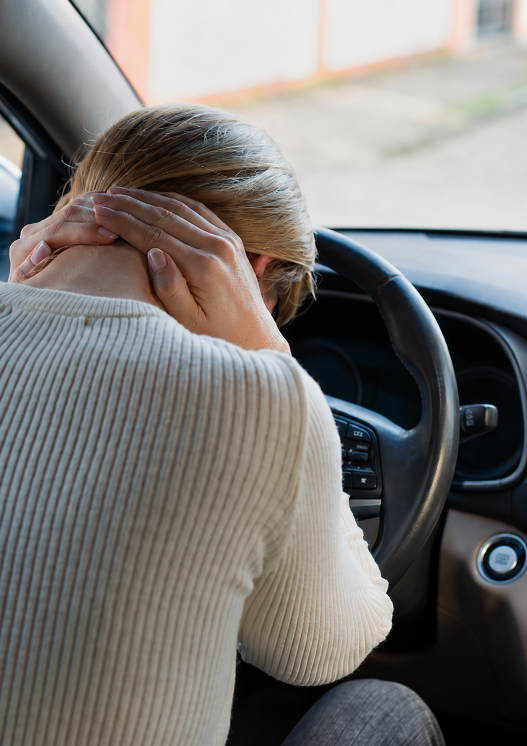
#> input picture images/auto-injury0relief.png, 1054 x 1492 px (shown at 1/2 size)
$ python build-card-images.py
#> lines starting #> are read from the running program, lines starting #| are printed output that depends on the picture
"""Derive homepage card artwork from the Figma photo exports in /images.

The exports already sit close to the target aspect ratios, so this mostly
normalises them to two sizes and converts to WebP -- the PNG originals are
~2MB each, which is far too heavy to ship. Portrait crops feed the service
accordion; landscape crops feed the three "why choose us" cards.

Run after adding or replacing an export:  python3 scripts/build-card-images.py
"""

from pathlib import Path

from PIL import Image

ROOT = Path(__file__).resolve().parent.parent
OUT = ROOT / "public/images/cards"

PORTRAIT = (900, 1240)
LANDSCAPE = (1200, 780)

# output name, source (relative to repo root), output size, focal point
CARDS = [
    ("auto-injury", "images/auto-injury0relief.png", PORTRAIT, (0.5, 0.5)),
    ("knee-pain", "images/knee-pain-care-2.png", PORTRAIT, (0.5, 0.5)),
    ("neuropathy", "images/neuropathy-care.png", PORTRAIT, (0.5, 0.5)),
    ("spinal-decompression", "images/spinal-decompression.png", PORTRAIT, (0.5, 0.5)),
    ("comprehensive-care", "images/comprehensive-pain-relief.png", LANDSCAPE, (0.5, 0.5)),
    ("non-surgical", "images/non-surgical-solutions.png", LANDSCAPE, (0.5, 0.5)),
    ("care-team", "images/experienced-and-compassionate-team.png", LANDSCAPE, (0.5, 0.5)),
]

# Full-bleed section backgrounds keep their native aspect ratio -- the section
# box is sized from it -- so these are re-encoded rather than cropped.
BANNERS = [
    ("restore-banner", "images/restore-revive-reclaim-your-health-banner-bg.png", 2132),
]


def cover(im: Image.Image, size: tuple[int, int], focus: tuple[float, float]) -> Image.Image:
    """Scale to fill `size`, then crop around the focal point."""
    target_w, target_h = size
    scale = max(target_w / im.width, target_h / im.height)
    im = im.resize((round(im.width * scale), round(im.height * scale)), Image.LANCZOS)
    left = min(max(round(im.width * focus[0] - target_w / 2), 0), im.width - target_w)
    top = min(max(round(im.height * focus[1] - target_h / 2), 0), im.height - target_h)
    return im.crop((left, top, left + target_w, top + target_h))


def main() -> None:
    OUT.mkdir(parents=True, exist_ok=True)
    for name, rel, size, focus in CARDS:
        src = ROOT / rel
        im = Image.open(src).convert("RGB")
#> im is the input picture: PIL image 1054x1492 RGB; mean R, G, B 120.8, 118.1, 115.4
        dest = OUT / f"{name}.webp"
        cover(im, size, focus).save(dest, quality=86, method=6)
#> in cover, `return im.crop((left, top, left + target_w, top + target_h))`:
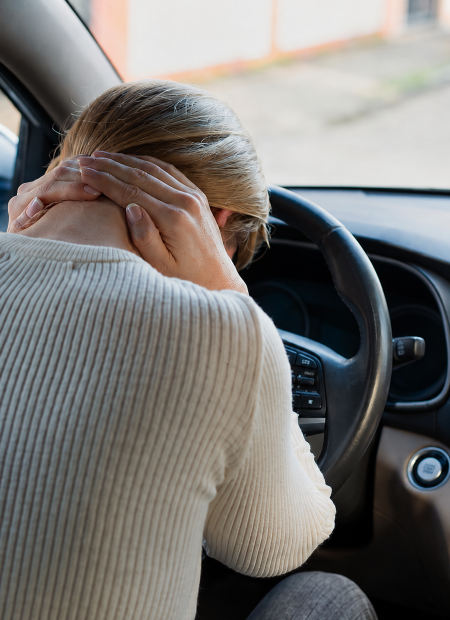
#> returned value: PIL image 900x1240 RGB (shown at 1/2 size); mean R, G, B 120.2, 117.5, 114.8
        print(
            f"{name:22} {im.width}x{im.height} -> {size[0]}x{size[1]}"
            f"  {src.stat().st_size // 1024}KB -> {dest.stat().st_size // 1024}KB"
        )
#| auto-injury            1054x1492 -> 900x1240  1870KB -> 91KB
#> pass 2 of the loop in main, `for name, rel, size, focus in CARDS:`:
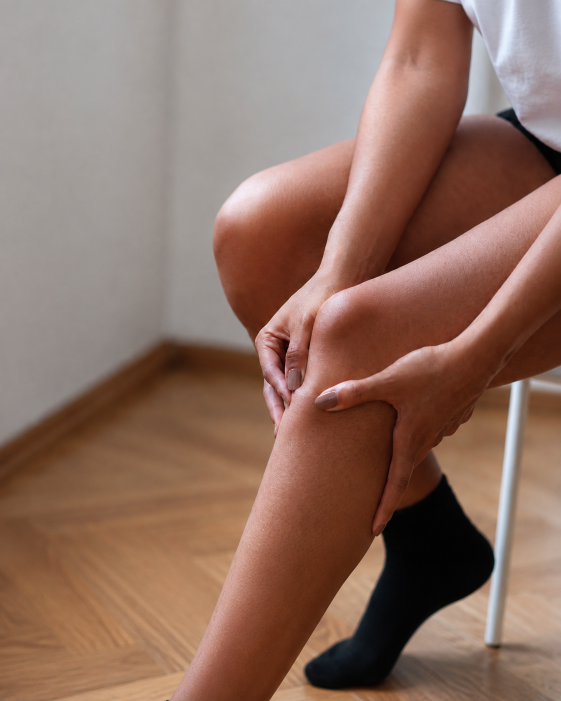
#> input picture images/knee-pain-care-2.png, 1122 x 1402 px (shown at 1/2 size)
#> in main, im is the input picture: PIL image 1122x1402 RGB; mean R, G, B 141.9, 111.8, 98.4
#> im: PIL image 992x1240 RGB
#> in cover (call 2), `return im.crop((left, top, left + target_w, top + target_h))`:
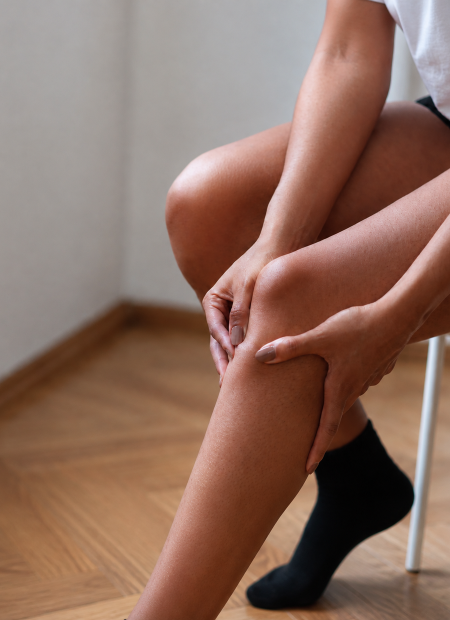
#> returned value: PIL image 900x1240 RGB (shown at 1/2 size); mean R, G, B 141.3, 110.5, 96.9
#| knee-pain              1122x1402 -> 900x1240  1699KB -> 45KB

    banner_out = ROOT / "public/images"
    for name, rel, width in BANNERS:
        src = ROOT / rel
        im = Image.open(src).convert("RGB")
        if im.width > width:
            im = im.resize((width, round(im.height * width / im.width)), Image.LANCZOS)
        dest = banner_out / f"{name}.webp"
        im.save(dest, quality=88, method=6)
        print(
            f"{name:22} {im.width}x{im.height}"
            f"  {src.stat().st_size // 1024}KB -> {dest.stat().st_size // 1024}KB"
        )


if __name__ == "__main__":
#> (the run stopped early here; a loop or call above may not have finished)
